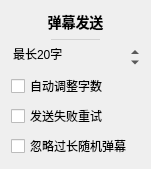
           <widget class="QWidget" name="danmakuSendSettingsCard" native="true">
            <property name="geometry">
             <rect>
              <x>190</x>
              <y>10</y>
              <width>151</width>
              <height>161</height>
             </rect>
            </property>
            <property name="styleSheet">
             <string notr="true">#danmakuSendSettingsCard
{
	background: #f7f7ff;
	border: none;
	border-radius: 5px;
}</string>
            </property>
            <layout class="QVBoxLayout" name="verticalLayout_30">
             <item>
              <widget class="QLabel" name="label_14">
               <property name="sizePolicy">
                <sizepolicy hsizetype="Preferred" vsizetype="Fixed">
                 <horstretch>0</horstretch>
                 <verstretch>0</verstretch>
                </sizepolicy>
               </property>
               <property name="styleSheet">
                <string notr="true">font-size: 14px;
font-weight: 500;</string>
               </property>
               <property name="text">
                <string>弹幕发送</string>
               </property>
               <property name="alignment">
                <set>Qt::AlignCenter</set>
               </property>
              </widget>
             </item>
             <item>
              <widget class="QWidget" name="widget_10" native="true">
               <property name="minimumSize">
                <size>
                 <width>0</width>
                 <height>1</height>
                </size>
               </property>
               <property name="maximumSize">
                <size>
                 <width>16777215</width>
                 <height>1</height>
                </size>
               </property>
               <property name="styleSheet">
                <string notr="true">background: lightgray;
margin: 40px;</string>
               </property>
              </widget>
             </item>
             <item>
              <widget class="QSpinBox" name="danmuLongestSpin">
               <property name="contextMenuPolicy">
                <enum>Qt::NoContextMenu</enum>
               </property>
               <property name="toolTip">
                <string>&lt;html&gt;&lt;head/&gt;&lt;body&gt;&lt;p&gt;一条弹幕最长可以发送多少字&lt;/p&gt;&lt;p&gt;当前规则：直播间中，UL到20级为30字，提督/总督为40字&lt;/p&gt;&lt;p&gt;另外可能会受到观众等级等其他氪金操作的影响。&lt;/p&gt;&lt;/body&gt;&lt;/html&gt;</string>
               </property>
               <property name="layoutDirection">
                <enum>Qt::LeftToRight</enum>
               </property>
               <property name="autoFillBackground">
                <bool>false</bool>
               </property>
               <property name="styleSheet">
                <string notr="true">QSpinBox
{
	background: transparent;
}</string>
               </property>
               <property name="frame">
                <bool>false</bool>
               </property>
               <property name="suffix">
                <string>字</string>
               </property>
               <property name="prefix">
                <string>最长</string>
               </property>
               <property name="minimum">
                <number>20</number>
               </property>
               <property name="maximum">
                <number>80</number>
               </property>
               <property name="singleStep">
                <number>10</number>
               </property>
               <property name="value">
                <number>20</number>
               </property>
              </widget>
             </item>
             <item>
              <widget class="CheckBox1" name="adjustDanmakuLongestCheck">
               <property name="cursor">
                <cursorShape>PointingHandCursor</cursorShape>
               </property>
               <property name="toolTip">
                <string>根据UL等级和大航海等级，自动调整弹幕字数上限</string>
               </property>
               <property name="text">
                <string>自动调整字数</string>
               </property>
              </widget>
             </item>
             <item>
              <widget class="CheckBox1" name="retryFailedDanmuCheck">
               <property name="cursor">
                <cursorShape>PointingHandCursor</cursorShape>
               </property>
               <property name="toolTip">
                <string>&lt;html&gt;&lt;head/&gt;&lt;body&gt;&lt;p&gt;尝试重新发送失败的弹幕&lt;/p&gt;&lt;p&gt;包括：超出限制长度（自动分割）、1s内过快发送、3s内重复消息&lt;/p&gt;&lt;/body&gt;&lt;/html&gt;</string>
               </property>
               <property name="text">
                <string>发送失败重试</string>
               </property>
              </widget>
             </item>
             <item>
              <widget class="CheckBox1" name="removeLongerRandomDanmakuCheck">
               <property name="cursor">
                <cursorShape>PointingHandCursor</cursorShape>
               </property>
               <property name="toolTip">
                <string>&lt;html&gt;&lt;head/&gt;&lt;body&gt;&lt;p&gt;如果弹幕候选项中有多条弹幕，将忽略其中过长的弹幕，仅在剩下的候选项中随机选择一条发送。&lt;/p&gt;&lt;p&gt;仅针对发送弹幕有效，如果是可执行的命令或带有变量，则不会被忽略，高优先级强制执行。&lt;/p&gt;&lt;p&gt;此项将无视优先级的设置，即过长的高优先级弹幕可能会变为低优先级，从而避免发送为两条弹幕。&lt;/p&gt;&lt;/body&gt;&lt;/html&gt;</string>
               </property>
               <property name="text">
                <string>忽略过长随机弹幕</string>
               </property>
              </widget>
             </item>
            </layout>
           </widget>
